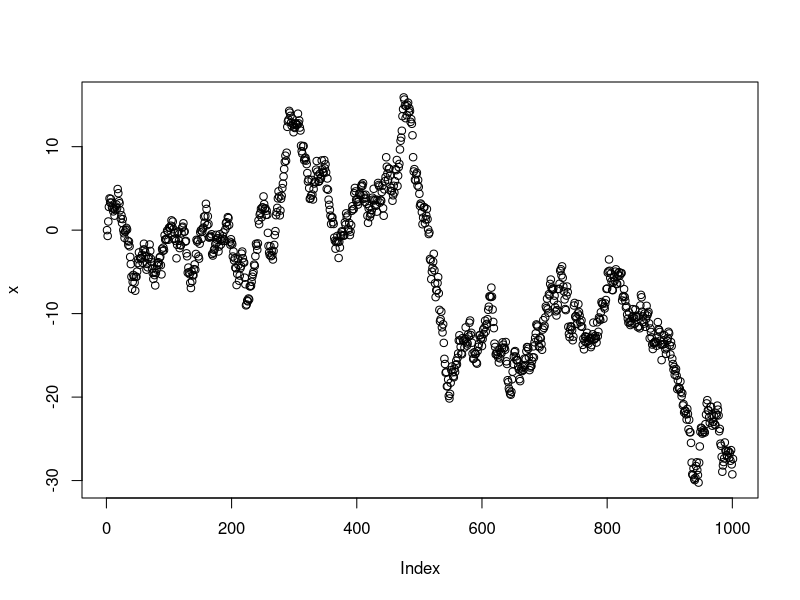
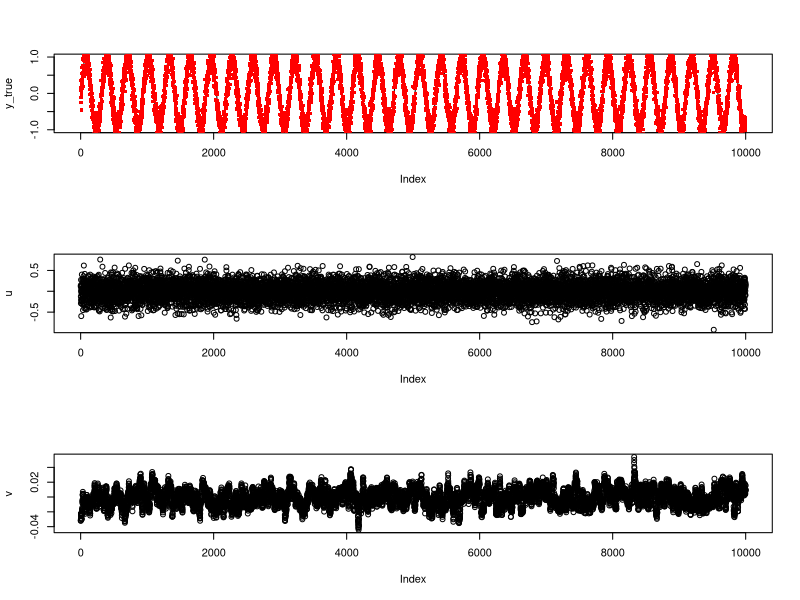
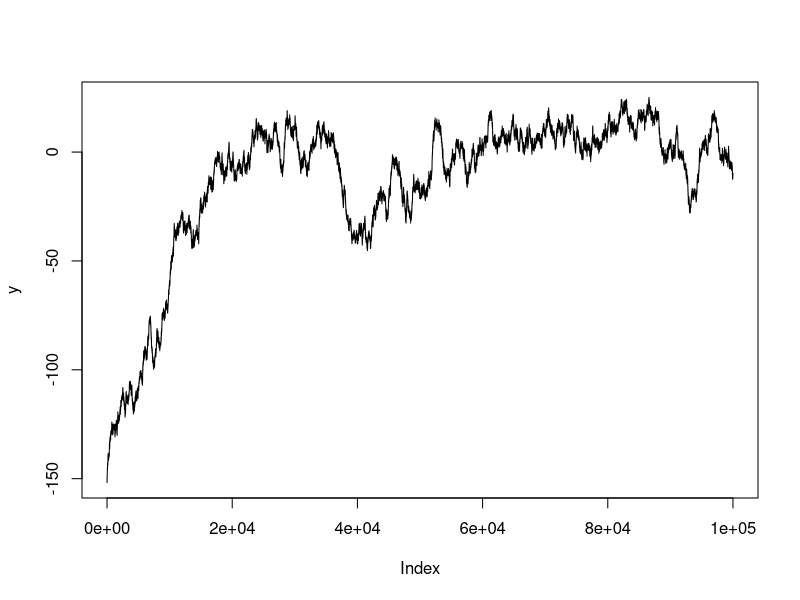

Write R code to recreate these figures, in order.
## ---- chunk 1
#| label: init
#| include: false
library('tidyverse')
## ---- chunk 2
delta_x <- rnorm(1e3)
x <- cumsum(c(0, delta_x))
plot(x)
## ---- chunk 3




n <- 10000

x <- seq(0, 200, length.out = n)
y_true <- sin(x)

sig_u <- 0.2
sig_v <- 0.2
lambda <- 0.1

u <- rnorm(n, 0, sd = sig_u)
v <- rnorm(n, 0, sd = sig_v)


for(i in 2:n) {
  rho <- lambda^(x[i] - x[i - 1])
  v[i] <- rnorm(1, 
                rho * v[i - 1], 
                sig_v^2 * (1 - rho^2))
  
}

op <- par(mfrow = c(3, 1)); plot(y_true, type = 'l'); points(y_true + u + v, col = 'red', pch = '.', cex = 5); plot(u); plot(v); par(op)

sd(u)
sd(v)

## ---- chunk 4
sigma <- .3
theta <- 0.0001
y <- rnorm(1, 0, sigma^2  / (2 * theta))
n <- 1e5
for (i in 2:n) {
  y[i] <- y[i - 1] - theta * y[i - 1] + rnorm(1, 0, sigma)
}

plot(y, type = 'l')
